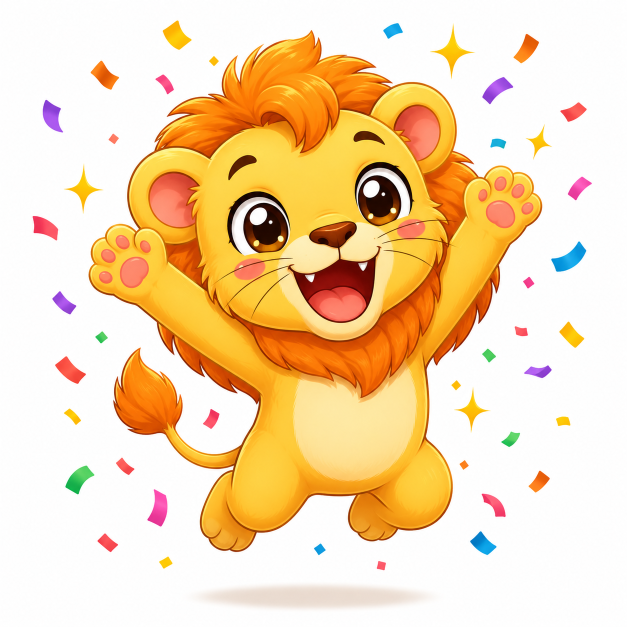
#> input picture assets/mascot/excited.png, 1254 x 1254 px (shown at 1/2 size)
$ python -i emoji_renderer.py   (imports and definitions only)
#> lines starting #> are read from the running program, lines starting #| are printed output that depends on the picture
# emoji_renderer.py
# ============================================================
# High-quality emoji renderer with STICKER EFFECT.
#
# Monkey Quiz uses emoji that look like 3D stickers:
#   - Thick white outline border around each emoji
#   - Strong drop shadow behind for depth/pop
#   - Detailed, polished emoji art (not flat Windows style)
#
# RENDER PRIORITY (best quality first):
#   1. EmojiOne/JoyPixels 128px PNGs (most detailed, cute style)
#   2. Twemoji 72px PNGs (good flat style, smaller source)
#   3. Segoe UI Emoji font (last resort — flat Windows style)
#
# Sticker effect (thick white outline + strong shadow) applied
# to all emoji for that premium 3D pop-out look.
# ============================================================
import io
import urllib.request
from pathlib import Path

import numpy as np
from PIL import Image, ImageDraw, ImageFont, ImageFilter

import config

# --- Cache directory for downloaded emoji PNGs ---
EMOJI_CACHE_DIR = config.ASSETS_DIR / "emoji"

# --- EmojiOne / JoyPixels CDN (128px, highest quality art) ---
EMOJIONE_CDNS = [
    "https://cdn.jsdelivr.net/gh/joypixels/emoji-assets@7.0.0/png/128",
]

# --- Twemoji CDN URLs (72px, good fallback) ---
TWEMOJI_CDNS = [
    "https://cdn.jsdelivr.net/gh/jdecked/twemoji@15.1.0/assets/72x72",
    "https://cdn.jsdelivr.net/gh/twitter/twemoji@14.0.2/assets/72x72",
]

# --- Windows emoji font path (last resort) ---
_EMOJI_FONT_PATH = "C:/Windows/Fonts/seguiemj.ttf"
# Cache the font object per size to avoid re-loading
_font_cache: dict[int, ImageFont.FreeTypeFont] = {}


# [135 lines left out: functions _get_emoji_font, _render_emoji_from_font, _emoji_to_codepoints, _download_emoji_png, not called in this run]


def _add_sticker_effect(img: Image.Image, outline_width: int = 6) -> Image.Image:
    """
    # Monkey Quiz-style premium sticker effect:
    # - THICK white outline border (smooth, clean edges)
    # - STRONG drop shadow for 3D pop-out depth
    #
    # Steps:
    # 1. Dilate alpha outward via MaxFilter → white outline mask
    # 2. Create offset + heavily blurred shadow layer
    # 3. Composite: shadow → white outline → emoji on top
    """
    w, h = img.size
    # Extra padding for the thicker outline + larger shadow
    pad = outline_width + 20

    # Extract alpha and dilate for the outline shape
    # MaxFilter(3) expands alpha by 1px per iteration
    alpha = img.split()[3]
    dilated_img = alpha
    for _ in range(outline_width):
        dilated_img = dilated_img.filter(ImageFilter.MaxFilter(3))
    dilated = np.array(dilated_img)

    # --- Smooth the outline edges for a cleaner look ---
    # Slight blur on the dilated mask removes jagged stair-stepping
    smooth_alpha = Image.fromarray(dilated).filter(
        ImageFilter.GaussianBlur(radius=1.5))
    dilated = np.array(smooth_alpha)

    # White outline layer
    outline_alpha = Image.fromarray(dilated)
    outline_layer = Image.new("RGBA", (w, h), (255, 255, 255, 0))
    outline_white = Image.new("RGBA", (w, h), (255, 255, 255, 255))
    outline_layer = Image.composite(outline_white, outline_layer, outline_alpha)

    # Shadow layer (bigger offset + stronger opacity + more blur)
    canvas_w, canvas_h = w + pad * 2, h + pad * 2
    shadow_offset = 10  # bigger offset for more depth
    shadow_opacity = 0.55  # stronger shadow (was 0.4)
    shadow_alpha = Image.fromarray(
        (dilated * shadow_opacity).astype(np.uint8))
    shadow_layer = Image.new("RGBA", (canvas_w, canvas_h), (0, 0, 0, 0))
    shadow_rgb = Image.new("RGBA", (w, h), (0, 0, 0, 255))
    shadow_img = Image.composite(
        shadow_rgb, Image.new("RGBA", (w, h), (0, 0, 0, 0)), shadow_alpha)
    shadow_layer.paste(shadow_img,
                       (pad + shadow_offset, pad + shadow_offset))
    # More blur for softer, more natural shadow spread
    shadow_layer = shadow_layer.filter(ImageFilter.GaussianBlur(radius=10))

    # Composite: shadow → outline → emoji
    result = shadow_layer.copy()
    result.paste(outline_layer, (pad, pad), outline_layer)
    result.paste(img, (pad, pad), img)
    return result


# --- In-memory cache for final emoji images ---
_emoji_image_cache: dict[tuple, Image.Image] = {}


# [60 lines left out: functions get_emoji_image, preload_emoji_set, not called in this run]

>>> import cv2
>>> picture = cv2.imread('assets/mascot/excited.png', cv2.IMREAD_GRAYSCALE)
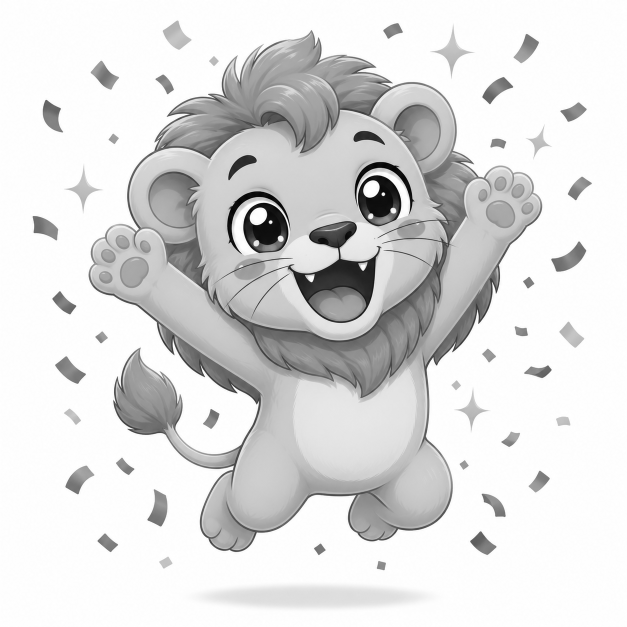
#> picture: shape (1254, 1254) (shown at 1/2 size); min 0, max 255, mean 220.4
>>> result = _add_sticker_effect(picture)
#> (the run stopped early here; a loop or call above may not have finished)

$ run again, on assets/mascot/surprised.png
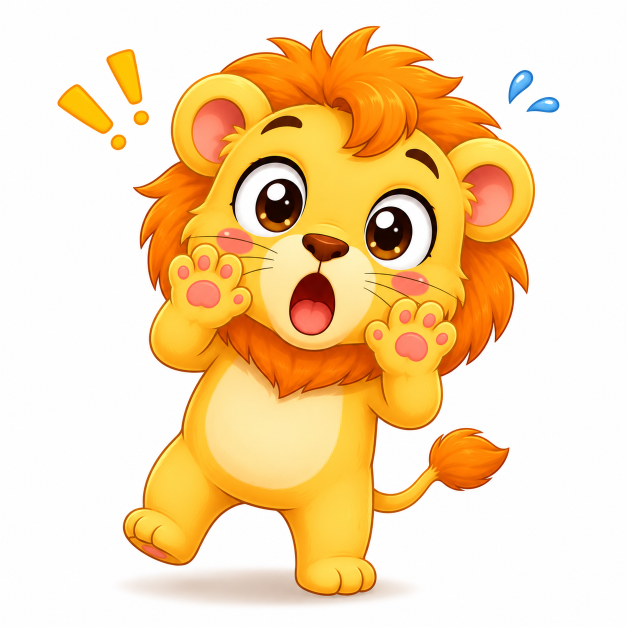
#> input picture assets/mascot/surprised.png, 1254 x 1254 px (shown at 1/2 size)
#> `picture = cv2.imread('assets/mascot/excited.png', cv2.IMREAD_GRAYSCALE)`:
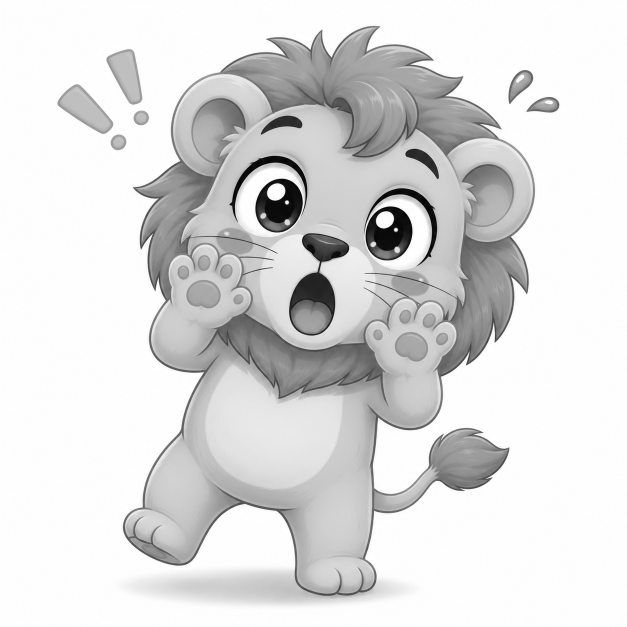
#> picture: shape (1254, 1254) (shown at 1/2 size); min 0, max 255, mean 220.1

$ run again, on assets/mascot/thinking.png
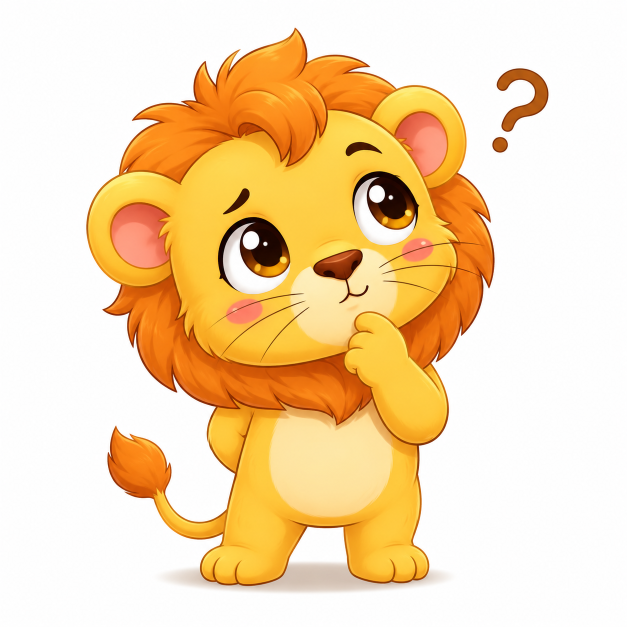
#> input picture assets/mascot/thinking.png, 1254 x 1254 px (shown at 1/2 size)
#> `picture = cv2.imread('assets/mascot/excited.png', cv2.IMREAD_GRAYSCALE)`:
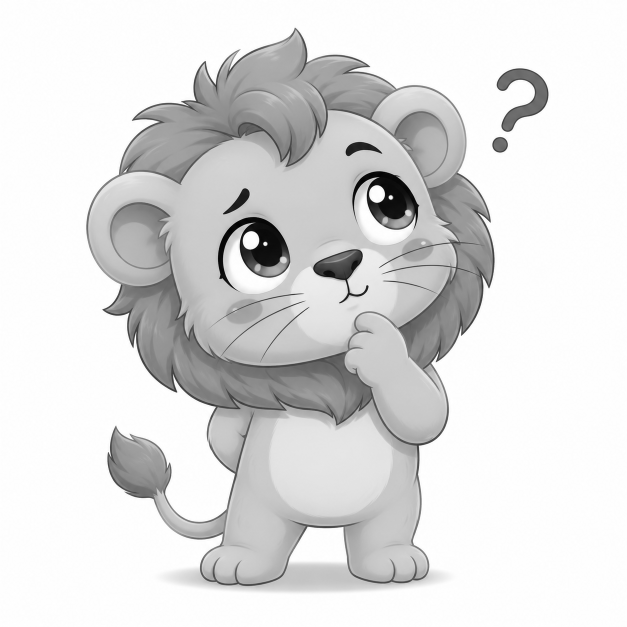
#> picture: shape (1254, 1254) (shown at 1/2 size); min 0, max 255, mean 221.2

$ run again, on assets/mascot/waving.png
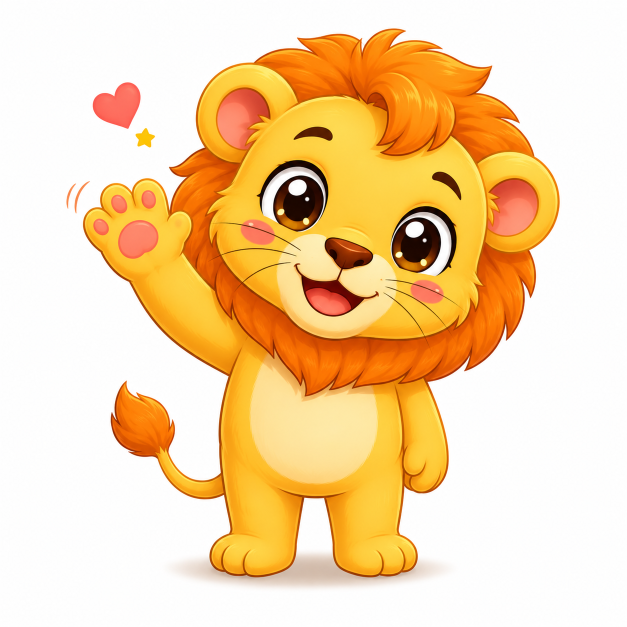
#> input picture assets/mascot/waving.png, 1254 x 1254 px (shown at 1/2 size)
#> `picture = cv2.imread('assets/mascot/excited.png', cv2.IMREAD_GRAYSCALE)`:
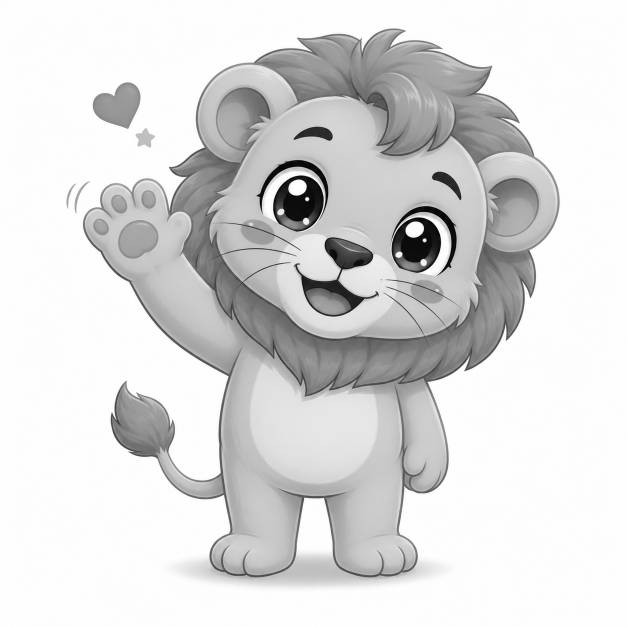
#> picture: shape (1254, 1254) (shown at 1/2 size); min 0, max 255, mean 218.1
